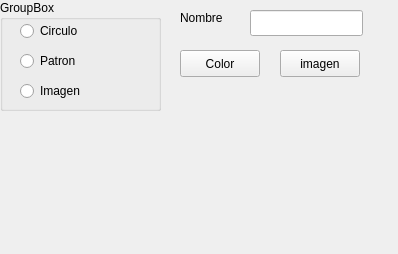
<ui version="4.0">
 <class>WidgetConfBola</class>
 <widget class="QWidget" name="WidgetConfBola">
  <property name="geometry">
   <rect>
    <x>0</x>
    <y>0</y>
    <width>398</width>
    <height>254</height>
   </rect>
  </property>
  <property name="windowTitle">
   <string>Form</string>
  </property>
  <widget class="QGroupBox" name="groupBox">
   <property name="geometry">
    <rect>
     <x>0</x>
     <y>0</y>
     <width>161</width>
     <height>111</height>
    </rect>
   </property>
   <property name="title">
    <string>GroupBox</string>
   </property>
   <widget class="QRadioButton" name="rbCirculo">
    <property name="geometry">
     <rect>
      <x>20</x>
      <y>20</y>
      <width>96</width>
      <height>22</height>
     </rect>
    </property>
    <property name="text">
     <string>Circulo</string>
    </property>
   </widget>
   <widget class="QRadioButton" name="rbPatron">
    <property name="geometry">
     <rect>
      <x>20</x>
      <y>50</y>
      <width>96</width>
      <height>22</height>
     </rect>
    </property>
    <property name="text">
     <string>Patron</string>
    </property>
   </widget>
   <widget class="QRadioButton" name="rbImagen">
    <property name="geometry">
     <rect>
      <x>20</x>
      <y>80</y>
      <width>96</width>
      <height>22</height>
     </rect>
    </property>
    <property name="text">
     <string>Imagen</string>
    </property>
   </widget>
  </widget>
  <widget class="QLineEdit" name="leNombre">
   <property name="geometry">
    <rect>
     <x>250</x>
     <y>10</y>
     <width>113</width>
     <height>26</height>
    </rect>
   </property>
  </widget>
  <widget class="QLabel" name="label">
   <property name="geometry">
    <rect>
     <x>180</x>
     <y>10</y>
     <width>57</width>
     <height>16</height>
    </rect>
   </property>
   <property name="text">
    <string>Nombre</string>
   </property>
  </widget>
  <widget class="QPushButton" name="btnColor">
   <property name="geometry">
    <rect>
     <x>180</x>
     <y>50</y>
     <width>80</width>
     <height>27</height>
    </rect>
   </property>
   <property name="text">
    <string>Color</string>
   </property>
  </widget>
  <widget class="QPushButton" name="btnImagen">
   <property name="geometry">
    <rect>
     <x>280</x>
     <y>50</y>
     <width>80</width>
     <height>27</height>
    </rect>
   </property>
   <property name="text">
    <string>imagen</string>
   </property>
  </widget>
 </widget>
 <resources/>
 <connections/>
</ui>
